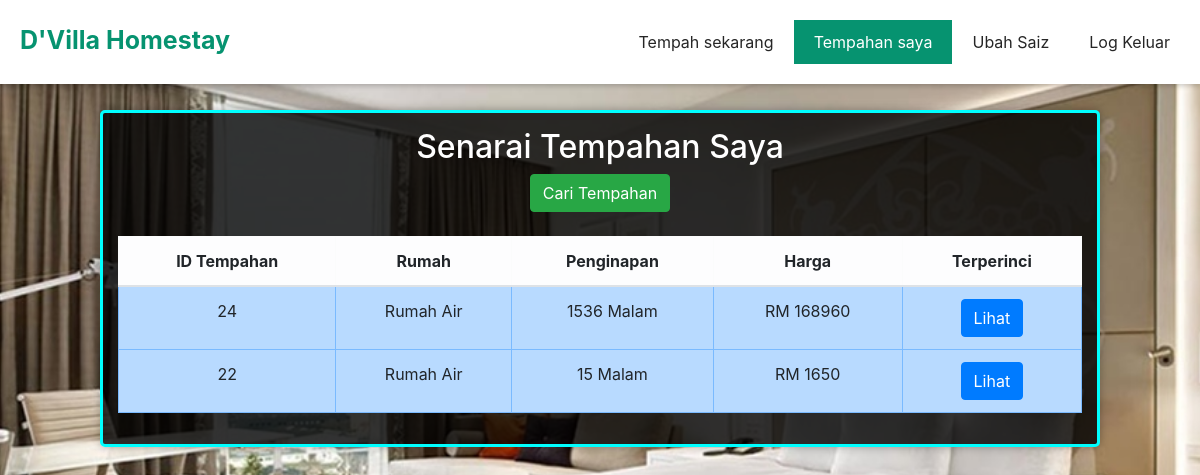
Page /user/senaraitempahan.php (signed in) on the earlier database version.
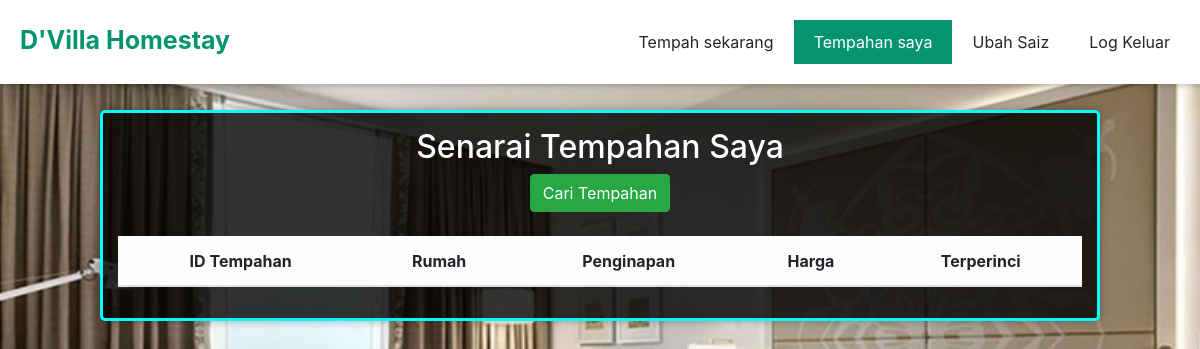
Same page on the later database version.
### tables this page shows
CREATE TABLE `tempahan` (
  `idtempahan` int(150) NOT NULL,
  `idrumah` int(150) NOT NULL,
  `email` varchar(150) NOT NULL,
  `tarikhmasuk` varchar(15) NOT NULL,
  `tarikhkeluar` varchar(15) NOT NULL,
  `bildewasa` int(10) NOT NULL,
  `bilkanakkanak` int(10) NOT NULL,
  `jumlahharga` varchar(150) NOT NULL,
  `namapelanggan` varchar(150) NOT NULL,
  `notelpelanggan` varchar(11) NOT NULL,
  `statusbayaran` varchar(150) NOT NULL
);

CREATE TABLE `rumah` (
  `idrumah` int(150) NOT NULL,
  `namarumah` varchar(150) NOT NULL,
  `hargarumah` varchar(10) NOT NULL
);

### user/senaraitempahan.php (the view, shortened to what this page needs)
<?php
include('../setup.php');
?>
<!DOCTYPE html>
<html lang="en">
<head>
    <link rel="stylesheet" href="style/formstyle.css" type="text/css">
    <link rel="stylesheet" href="style/bootstrap.css" type="text/css">
    <link rel="stylesheet" href="style/navbar.css">
    <link rel="stylesheet" href="../style/loader.css">
</head>
<body onload="semakloginstatus()">
    <header>
        <a href="../index.php" class="logo">D'Villa Homestay</a>
        <nav class="hidenav">
            <ul>
                <li><a href="index.php">Tempah sekarang</a></li>
                <li><a href="#" class="active status" style="display: none">Tempahan saya</a></li>
                <li><a href="#" role="button" data-toggle="modal" data-target="#ubahsaiz">Ubah Saiz</a></li>
                <li><a href="#" role="button" data-toggle="modal" data-target="#exampleModalCenter" class="status" style="display: none">Log Keluar</a></li>
            </ul>
        </nav>
    </header>
    <div class="boranglogin">
        <form action="tempahansaya.php?zoom=<?php echo $datazoom; ?>" method="post">
            <div class="boranglogindalam">
                <?php
                $email = $_SESSION['User1'];
                $queryjadual = mysqli_query($conn, "SELECT * FROM tempahan INNER JOIN rumah ON tempahan.idrumah = rumah.idrumah WHERE email='$email' ORDER BY idtempahan DESC");
                ?>
                <div class="logininput">
                    <h2 class="titlecolor">Senarai Tempahan Saya</h2>
                    <a href="#" role="button" data-toggle="modal" data-target="#carian" class="btn btn-success">Cari Tempahan</a>
                    <br><br>
                    <table class="table table-bordered" id="tempahanpelanggan">
                        <thead class="table-light">
                            <th>ID Tempahan</th>
                            <th>Rumah</th>
                            <th>Penginapan</th>
                            <th>Harga</th>
                            <th>Terperinci</th>
                        </thead>
                        <tbody class="table-hover table-primary">
                            <?php
                            while ($data = mysqli_fetch_assoc($queryjadual)) {
                            ?>
                                <tr>
                                    <td><?php echo $data['idtempahan']; ?></td>
                                    <td><?php echo $data['namarumah']; ?></td>
                                    <td><?php
                                        $tarikhkeluar = strtotime($data['tarikhkeluar']);
                                        $tarikhmasuk = strtotime($data['tarikhmasuk']);
                                        $datediff = $tarikhkeluar - $tarikhmasuk;
                                        echo round($datediff / (60 * 60 * 24)) . " Malam";
                                        ?></td>
                                    <td>RM <?php echo $data['jumlahharga']; ?></td>
                                    <td><a href="tempahansaya.php?idtempahan=<?php echo $data['idtempahan']; ?>" role="button" class="btn btn-primary">Lihat</a></td>
                                </tr>
                            <?php } ?>
                        </tbody>
                    </table>
                </div>
            </div>
        </form>
    </div>
</body>
</html>

### user/style/formstyle.css (style rules this page uses)
body { background: url('bg.jpg') no-repeat top center; background-size: cover; height: 100vh; }
header { z-index: 3; }
.boranglogin { position: absolute; width: 100%; padding: 0 100px; padding-top: 110px; }
.boranglogindalam { display: flex; width: 100%; background: rgba(0,0,0,0.8); padding: 15px; border-radius: 5px; box-shadow: 0 0 10px rgba(0,0,0,0.3); border-style: solid; border-color: aqua; }
.logininput { width: 100%; text-align: center; line-height: 1.5; }
.titlecolor { color: white; }

### user/style/navbar.css (style rules this page uses)
header { position: absolute; width: 100%; padding: 10px; background: #fff; box-sizing: border-box; box-shadow: 0 2px 5px rgba(0, 0, 0, .2); }
.logo { color: #069370; height: 60px; font-size: 25px; line-height: 60px; padding: 0 10px; text-align: center; box-sizing: border-box; float: left; font-weight: 700; text-decoration: none; }
nav { float: right; }
nav ul { margin: 0; padding: 0; display: flex; }
nav ul li { list-style: none; }
nav ul li a { display: block; margin: 10px 0; padding: 10px 20px; text-decoration: none; color: #262626; transition: 0.5s; }
nav ul li a.active, nav ul li a:hover { background: #069370; color: #fff; transition: 0.5s; text-decoration-line: none; }

Differences in the rows shown:
removed tempahan: idtempahan "24", idrumah.namarumah "Rumah Air", $datediff / (60 * 60 * 24) "1536", jumlahharga "168960"
removed tempahan: idtempahan "22", idrumah.namarumah "Rumah Air", $datediff / (60 * 60 * 24) "15", jumlahharga "1650"
